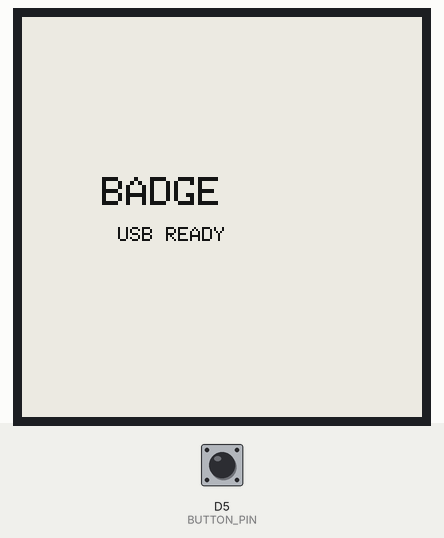
Recording of a sketch running on a simulated Seeed XIAO (SAMD21). Shown: 200×200 one-colour display. The inputs (shaded band) are chosen by the test bench; at power-on: D5 (BUTTON_PIN) HIGH. What the sketch prints to the serial monitor is not drawn.

Above: at 4.9 s.
5.0 s: D5 (BUTTON_PIN) pulled LOW for 0.15 s
At 8.6 s:
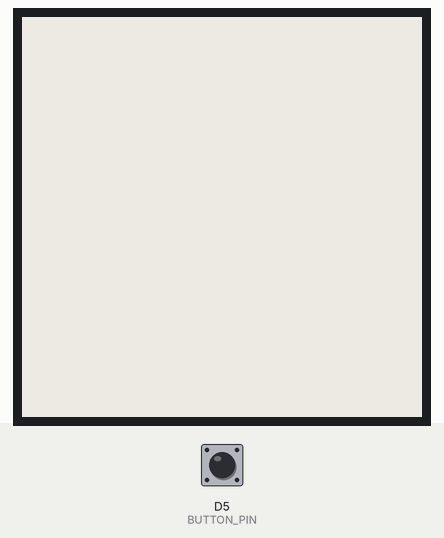
Timing chart, 0 to 10.1 s (numbered marks = the images above; inputs shaded):
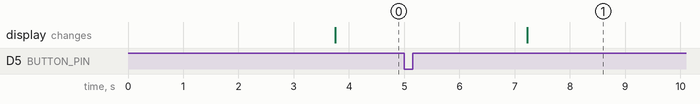

The sketch:

LonoBadge.ino
```cpp
#include <Arduino.h>
#include <SPI.h>
#include <GxEPD2_BW.h>

// Waveshare e-Paper
#define EPD_CS      D1
#define EPD_DC      D2
#define EPD_RST     D3
#define EPD_BUSY    D4

// User button
#define BUTTON_PIN  D5

GxEPD2_BW<
  GxEPD2_154_D67,
  GxEPD2_154_D67::HEIGHT
> display(
  GxEPD2_154_D67(
    EPD_CS,
    EPD_DC,
    EPD_RST,
    EPD_BUSY
  )
);


// IMAGE SETTINGS

#define IMAGE_WIDTH   200
#define IMAGE_HEIGHT  200

// 200 x 200 pixels / 8 bits per byte
#define IMAGE_BYTES   5000

uint8_t imageBuffer[IMAGE_BYTES];


// USB image header
const char IMAGE_HEADER[] = "IMG200\n";


// BUTTON STATE
bool previousButtonState = HIGH;


// STARTUP SCREEN
void showStartupScreen()
{
  display.setFullWindow();

  display.firstPage();

  do
  {
    display.fillScreen(GxEPD_WHITE);

    display.setTextColor(GxEPD_BLACK);

    display.setTextSize(2);
    display.setCursor(40, 80);
    display.print("BADGE");

    display.setTextSize(1);
    display.setCursor(48, 105);
    display.print("USB READY");

  }
  while (display.nextPage());
}


// FIND IMAGE HEADER
bool checkForImageHeader()
{
  static uint8_t headerIndex = 0;

  while (Serial.available())
  {
    char received = (char)Serial.read();

    if (received == IMAGE_HEADER[headerIndex])
    {
      headerIndex++;

      if (headerIndex == sizeof(IMAGE_HEADER) - 1)
      {
        headerIndex = 0;
        return true;
      }
    }
    else
    {
      headerIndex = 0;

      // Check whether this character starts a new header.
      if (received == IMAGE_HEADER[0])
      {
        headerIndex = 1;
      }
    }
  }

  return false;
}


// RECEIVE IMAGE FROM USB

bool receiveImage()
{
  uint32_t receivedBytes = 0;

  uint32_t lastDataTime = millis();

  while (receivedBytes < IMAGE_BYTES)
  {
    while (Serial.available())
    {
      int incomingByte = Serial.read();

      if (incomingByte >= 0)
      {
        imageBuffer[receivedBytes] =
          (uint8_t)incomingByte;

        receivedBytes++;

        lastDataTime = millis();
      }

      if (receivedBytes >= IMAGE_BYTES)
      {
        break;
      }
    }

    // 15-second timeout if USB transfer stops.
    if (millis() - lastDataTime > 15000)
    {
      Serial.println("ERROR:TRANSFER_TIMEOUT");
      return false;
    }

    delay(1);
  }

  Serial.println("IMAGE_RECEIVED");

  return true;
}


// DISPLAY IMAGE
void showImage()
{
  display.setFullWindow();

  display.firstPage();

  do
  {
    display.fillScreen(GxEPD_WHITE);

    for (int y = 0; y < IMAGE_HEIGHT; y++)
    {
      for (int x = 0; x < IMAGE_WIDTH; x++)
      {
        // Each byte contains 8 horizontal pixels.
        int byteIndex =
          y * (IMAGE_WIDTH / 8) +
          (x / 8);

        uint8_t bitMask =
          0x80 >> (x & 7);

        bool black =
          (imageBuffer[byteIndex] & bitMask) != 0;

        if (black)
        {
          display.drawPixel(
            x,
            y,
            GxEPD_BLACK
          );
        }
      }
    }

  }
  while (display.nextPage());

  Serial.println("DISPLAY_UPDATED");
}


// BUTTON HANDLER
void handleButton()
{
  bool currentButtonState =
    digitalRead(BUTTON_PIN);

  // Button is active LOW because it connects D5 to GND.
  if (
    previousButtonState == HIGH &&
    currentButtonState == LOW
  )
  {
    delay(30);

    // Debounce / confirm press.
    if (digitalRead(BUTTON_PIN) == LOW)
    {
      Serial.println("BUTTON_PRESSED");

      // Refresh the current image.
      showImage();

      // Wait for button release.
      while (digitalRead(BUTTON_PIN) == LOW)
      {
        delay(10);
      }
    }
  }

  previousButtonState =
    currentButtonState;
}


// SETUP
void setup()
{
  // Button connected to GND.
  pinMode(
    BUTTON_PIN,
    INPUT_PULLUP
  );

  // XIAO native USB serial.
  Serial.begin(115200);

  // Allow USB to enumerate.
  delay(1500);

  // Initialize e-Paper.
  display.init(115200);

  // Portrait orientation.
  display.setRotation(0);

  // Show startup screen.
  showStartupScreen();

  Serial.println();
  Serial.println("==============================");
  Serial.println("CUSTOM E-PAPER BADGE");
  Serial.println("==============================");

  Serial.println("BOARD: XIAO nRF52840");
  Serial.println("DISPLAY: Waveshare 1.54\"");
  Serial.println("RESOLUTION: 200x200");

  Serial.println();
  Serial.println("PIN CONFIGURATION:");
  Serial.println("CS   = D1");
  Serial.println("DC   = D2");
  Serial.println("RST  = D3");
  Serial.println("BUSY = D4");
  Serial.println("SW1  = D5");
  Serial.println("CLK  = D8");
  Serial.println("MOSI = D10");

  Serial.println();
  Serial.println("USB PROTOCOL:");
  Serial.println("IMG200 + 5000 BYTES");

  Serial.println();
  Serial.println("READY");
}


// MAIN LOOP
void loop()
{
  // Check physical button.
  handleButton();

  // Check USB for a new image.
  if (checkForImageHeader())
  {
    Serial.println("RECEIVING_IMAGE");

    if (receiveImage())
    {
      showImage();
    }
  }

  delay(2);
}
```

Measured:
- after the input at 5.0 s, the display: changes after 2.2 s (image 1)
